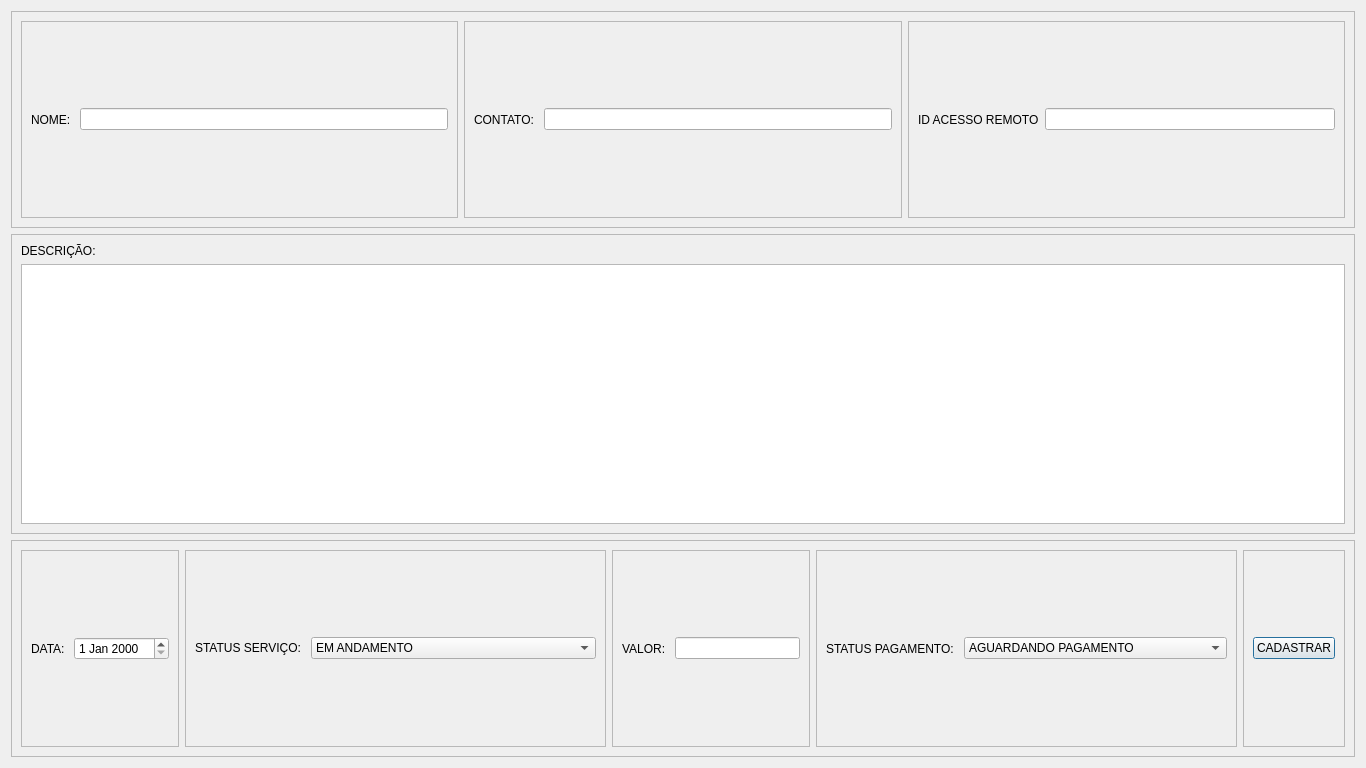
<?xml version="1.0" encoding="UTF-8"?>
<ui version="4.0">
 <class>Dialog</class>
 <widget class="QDialog" name="Dialog">
  <property name="geometry">
   <rect>
    <x>0</x>
    <y>0</y>
    <width>1366</width>
    <height>768</height>
   </rect>
  </property>
  <property name="minimumSize">
   <size>
    <width>1366</width>
    <height>768</height>
   </size>
  </property>
  <property name="maximumSize">
   <size>
    <width>1366</width>
    <height>768</height>
   </size>
  </property>
  <property name="windowTitle">
   <string>Dialog</string>
  </property>
  <layout class="QVBoxLayout" name="verticalLayout">
   <item>
    <widget class="QFrame" name="frame">
     <property name="frameShape">
      <enum>QFrame::Shape::StyledPanel</enum>
     </property>
     <property name="frameShadow">
      <enum>QFrame::Shadow::Raised</enum>
     </property>
     <layout class="QHBoxLayout" name="horizontalLayout">
      <item>
       <widget class="QFrame" name="frame_4">
        <property name="frameShape">
         <enum>QFrame::Shape::StyledPanel</enum>
        </property>
        <property name="frameShadow">
         <enum>QFrame::Shadow::Raised</enum>
        </property>
        <layout class="QHBoxLayout" name="horizontalLayout_2">
         <item>
          <widget class="QLabel" name="label">
           <property name="text">
            <string>NOME: </string>
           </property>
          </widget>
         </item>
         <item>
          <widget class="QLineEdit" name="lineEdit_name"/>
         </item>
        </layout>
       </widget>
      </item>
      <item>
       <widget class="QFrame" name="frame_5">
        <property name="frameShape">
         <enum>QFrame::Shape::StyledPanel</enum>
        </property>
        <property name="frameShadow">
         <enum>QFrame::Shadow::Raised</enum>
        </property>
        <layout class="QHBoxLayout" name="horizontalLayout_3">
         <item>
          <widget class="QLabel" name="label_2">
           <property name="text">
            <string>CONTATO: </string>
           </property>
          </widget>
         </item>
         <item>
          <widget class="QLineEdit" name="lineEdit_phone"/>
         </item>
        </layout>
       </widget>
      </item>
      <item>
       <widget class="QFrame" name="frame_6">
        <property name="frameShape">
         <enum>QFrame::Shape::StyledPanel</enum>
        </property>
        <property name="frameShadow">
         <enum>QFrame::Shadow::Raised</enum>
        </property>
        <layout class="QHBoxLayout" name="horizontalLayout_4">
         <item>
          <widget class="QLabel" name="label_3">
           <property name="text">
            <string>ID ACESSO REMOTO</string>
           </property>
          </widget>
         </item>
         <item>
          <widget class="QLineEdit" name="lineEdit_idAccessRemote"/>
         </item>
        </layout>
       </widget>
      </item>
     </layout>
    </widget>
   </item>
   <item>
    <widget class="QFrame" name="frame_2">
     <property name="maximumSize">
      <size>
       <width>16777215</width>
       <height>300</height>
      </size>
     </property>
     <property name="frameShape">
      <enum>QFrame::Shape::StyledPanel</enum>
     </property>
     <property name="frameShadow">
      <enum>QFrame::Shadow::Raised</enum>
     </property>
     <layout class="QVBoxLayout" name="verticalLayout_2">
      <item>
       <widget class="QLabel" name="label_4">
        <property name="text">
         <string>DESCRIÇÃO: </string>
        </property>
       </widget>
      </item>
      <item>
       <widget class="QTextEdit" name="textEdit"/>
      </item>
     </layout>
    </widget>
   </item>
   <item>
    <widget class="QFrame" name="frame_3">
     <property name="frameShape">
      <enum>QFrame::Shape::StyledPanel</enum>
     </property>
     <property name="frameShadow">
      <enum>QFrame::Shadow::Raised</enum>
     </property>
     <layout class="QHBoxLayout" name="horizontalLayout_5" stretch="0,1,0,1,0">
      <item alignment="Qt::AlignmentFlag::AlignHCenter">
       <widget class="QFrame" name="frame_8">
        <property name="frameShape">
         <enum>QFrame::Shape::StyledPanel</enum>
        </property>
        <property name="frameShadow">
         <enum>QFrame::Shadow::Raised</enum>
        </property>
        <layout class="QHBoxLayout" name="horizontalLayout_6">
         <item>
          <widget class="QLabel" name="label_5">
           <property name="text">
            <string>DATA: </string>
           </property>
          </widget>
         </item>
         <item>
          <widget class="QDateEdit" name="dateEdit">
           <property name="minimumSize">
            <size>
             <width>87</width>
             <height>21</height>
            </size>
           </property>
           <property name="timeSpec">
            <enum>Qt::TimeSpec::LocalTime</enum>
           </property>
          </widget>
         </item>
        </layout>
       </widget>
      </item>
      <item>
       <widget class="QFrame" name="frame_7">
        <property name="frameShape">
         <enum>QFrame::Shape::StyledPanel</enum>
        </property>
        <property name="frameShadow">
         <enum>QFrame::Shadow::Raised</enum>
        </property>
        <layout class="QHBoxLayout" name="horizontalLayout_9" stretch="0,1">
         <item alignment="Qt::AlignmentFlag::AlignVCenter">
          <widget class="QLabel" name="label_8">
           <property name="text">
            <string>STATUS SERVIÇO: </string>
           </property>
          </widget>
         </item>
         <item>
          <widget class="QComboBox" name="comboBox_statusService">
           <item>
            <property name="text">
             <string>EM ANDAMENTO</string>
            </property>
           </item>
           <item>
            <property name="text">
             <string>FINALIZADO</string>
            </property>
           </item>
           <item>
            <property name="text">
             <string>AGUARDANDO FORMATAÇÃO</string>
            </property>
           </item>
           <item>
            <property name="text">
             <string>AGUARDADNO APROVAÇÃO</string>
            </property>
           </item>
           <item>
            <property name="text">
             <string>REJEITADO</string>
            </property>
           </item>
          </widget>
         </item>
        </layout>
       </widget>
      </item>
      <item>
       <widget class="QFrame" name="frame_10">
        <property name="frameShape">
         <enum>QFrame::Shape::StyledPanel</enum>
        </property>
        <property name="frameShadow">
         <enum>QFrame::Shadow::Raised</enum>
        </property>
        <layout class="QHBoxLayout" name="horizontalLayout_7">
         <item>
          <widget class="QLabel" name="label_6">
           <property name="text">
            <string>VALOR: </string>
           </property>
          </widget>
         </item>
         <item>
          <widget class="QLineEdit" name="lineEdit_price">
           <property name="minimumSize">
            <size>
             <width>125</width>
             <height>21</height>
            </size>
           </property>
          </widget>
         </item>
        </layout>
       </widget>
      </item>
      <item>
       <widget class="QFrame" name="frame_9">
        <property name="frameShape">
         <enum>QFrame::Shape::StyledPanel</enum>
        </property>
        <property name="frameShadow">
         <enum>QFrame::Shadow::Raised</enum>
        </property>
        <layout class="QHBoxLayout" name="horizontalLayout_8" stretch="0,1">
         <item>
          <widget class="QLabel" name="label_7">
           <property name="text">
            <string>STATUS PAGAMENTO: </string>
           </property>
          </widget>
         </item>
         <item>
          <widget class="QComboBox" name="comboBox_statusPayment">
           <item>
            <property name="text">
             <string>AGUARDANDO PAGAMENTO</string>
            </property>
           </item>
           <item>
            <property name="text">
             <string>PAGO</string>
            </property>
           </item>
          </widget>
         </item>
        </layout>
       </widget>
      </item>
      <item>
       <widget class="QFrame" name="frame_11">
        <property name="frameShape">
         <enum>QFrame::Shape::StyledPanel</enum>
        </property>
        <property name="frameShadow">
         <enum>QFrame::Shadow::Raised</enum>
        </property>
        <layout class="QHBoxLayout" name="horizontalLayout_10">
         <item>
          <widget class="QPushButton" name="btn_create">
           <property name="text">
            <string>CADASTRAR</string>
           </property>
          </widget>
         </item>
        </layout>
       </widget>
      </item>
     </layout>
    </widget>
   </item>
  </layout>
 </widget>
 <resources/>
 <connections/>
</ui>
